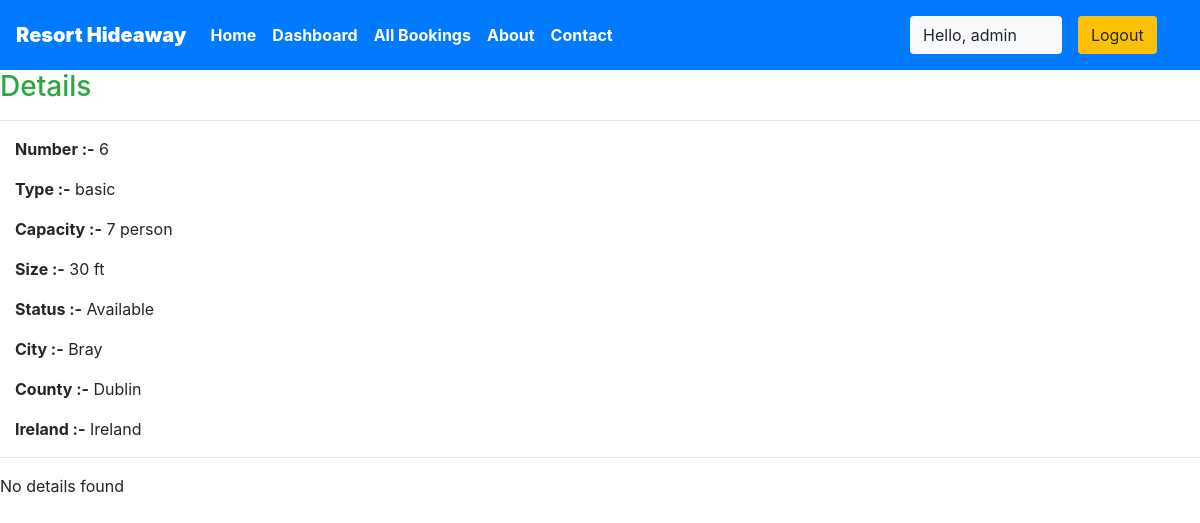
The page /staff/panel/view-room?roomid=5 (signed in) on the database as committed earlier.
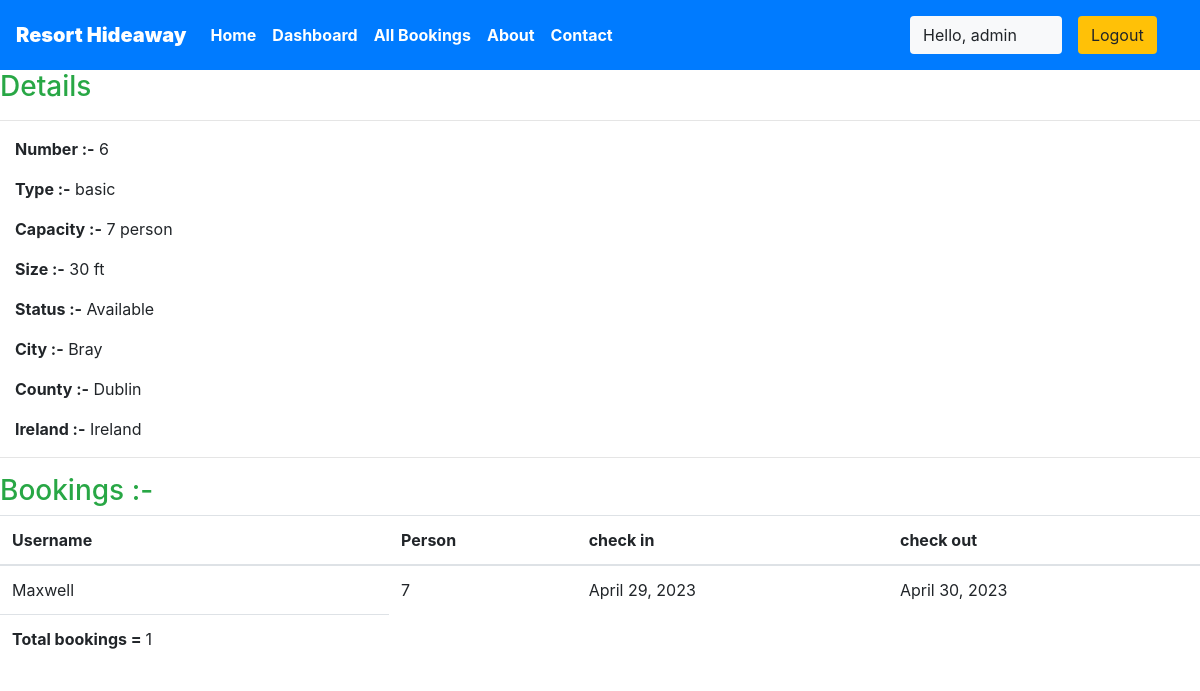
The same page on the database as committed later.
### hideaway/models.py (models this page shows, shortened)
class Reservation(models.Model):
    check_in = models.DateField(auto_now=False)
    check_out = models.DateField()
    room = models.ForeignKey(Rooms, on_delete=models.CASCADE)
    guest = models.ForeignKey(User, on_delete=models.CASCADE)
    booking_id = models.CharField(max_length=100, default="null")
    comments = models.CharField(max_length=30, default="Default comments")

class Rooms(models.Model):
    ROOM_STATUS = (
        ("1", "available"),
        ("2", "not available"),
    )
    ROOM_TYPE = (
        ("1", "premium"),
        ("2", "deluxe"),
        ("3", "basic"),
    )
    room_type = models.CharField(max_length=50, choices=ROOM_TYPE)
    capacity = models.IntegerField()
    price = models.IntegerField()
    size = models.IntegerField()
    resort = models.ForeignKey(Resorts, on_delete=models.CASCADE)
    status = models.CharField(choices=ROOM_STATUS, max_length=15)
    roomnumber = models.IntegerField()

### hideaway/views.py (the view)
# urls.py: path('staff/panel/view-room', views.view_room),
@login_required(login_url='/staff')
def view_room(request):
    room_id = request.GET['roomid']
    room = Rooms.objects.all().get(id=room_id)
    reservation = Reservation.objects.all().filter(room=room)
    return HttpResponse(render(request, 'staff/viewroom.html', {'room': room, 'reservations': reservation}))

### templates/staff/viewroom.html
 {% extends 'basic.html' %} {% block title %}View Room {% endblock title %} {% block body %}
<h3 class="text-success"> Details</h3>
<hr>
<div class="container mx-0 ">
    <p><b>Number :-</b> {{room.roomnumber}}</p>
    <p><b>Type :-</b> {{room.get_room_type_display}}</p>
    <p><b>Capacity :-</b> {{room.capacity}} person</p>
    <p><b>Size :-</b> {{room.size}} ft</p>
    <p><b>Status :-</b> {{room.get_status_display| capfirst}} </p>
    <p><b>City :-</b> {{room.resort.location| capfirst}} </p>
    <p><b>County :-</b> {{room.resort.county| capfirst}} </p>
    <p><b>Ireland :-</b> {{room.resort.country| capfirst}} </p>
</div>
<hr> {% if reservations %}
<h3 class="text-success">Bookings :-</h3>
<table class="table">
    <thead>
        <th>Username</th>
        <th>Person</th>
        <th>check in</th>
        <th>check out</th>
    </thead>
    {% for each_detail in reservations %}
    <tr>
        <td>{{each_detail.guest.username}}</td>
        <td>{{each_detail.room.capacity}}</td>
        <td>{{each_detail.check_in}}</td>
        <td>{{each_detail.check_out}}</td>
    </tr>
    {% endfor %}
    <tr>
        <td><b>Total bookings = </b>{{reservations | length}}</td>
    </tr>
</table>
{% else %}
<p>No details found</p>
{% endif %} {% endblock body %}

Rows that differ between the two databases and show on the page:
added Reservation: guest.username "Maxwell", room.capacity "7", check_in "April 29, 2023", check_out "April 30, 2023"
Other text that changed with them:
{{ reservations | length }}: (not shown) → "1"
text no longer shown: "No details found"
text now shown: "Bookings :- Username Person check in check out Total bookings ="
